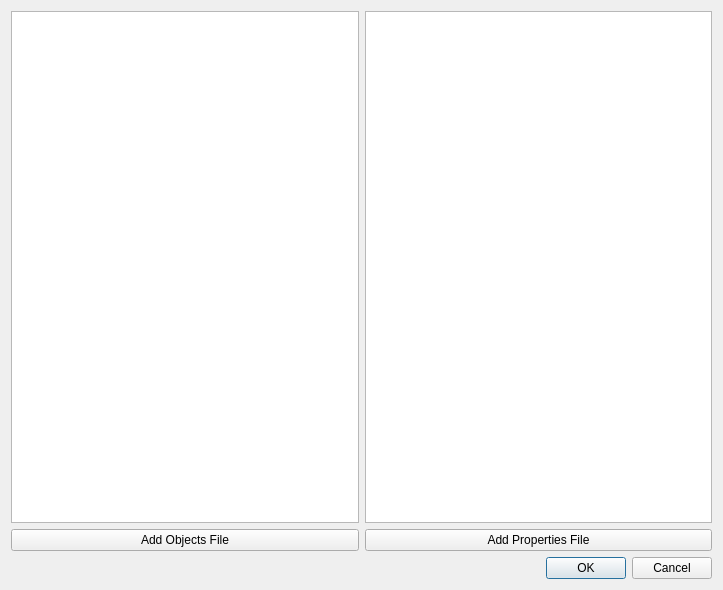
<?xml version="1.0" encoding="UTF-8"?>
<ui version="4.0">
 <class>Dialog</class>
 <widget class="QDialog" name="Dialog">
  <property name="geometry">
   <rect>
    <x>0</x>
    <y>0</y>
    <width>723</width>
    <height>590</height>
   </rect>
  </property>
  <property name="windowTitle">
   <string>Dialog</string>
  </property>
  <layout class="QVBoxLayout" name="verticalLayout_2">
   <item>
    <layout class="QHBoxLayout" name="horizontalLayout">
     <item>
      <layout class="QVBoxLayout" name="verticalLayout">
       <item>
        <widget class="QTableView" name="tableView_2"/>
       </item>
       <item>
        <widget class="QPushButton" name="pushButton">
         <property name="text">
          <string>Add Objects File</string>
         </property>
        </widget>
       </item>
      </layout>
     </item>
     <item>
      <layout class="QVBoxLayout" name="verticalLayout_3">
       <item>
        <widget class="QTableView" name="tableView"/>
       </item>
       <item>
        <widget class="QPushButton" name="pushButton_2">
         <property name="text">
          <string>Add Properties File</string>
         </property>
        </widget>
       </item>
      </layout>
     </item>
    </layout>
   </item>
   <item>
    <widget class="QDialogButtonBox" name="buttonBox">
     <property name="orientation">
      <enum>Qt::Horizontal</enum>
     </property>
     <property name="standardButtons">
      <set>QDialogButtonBox::Cancel|QDialogButtonBox::Ok</set>
     </property>
    </widget>
   </item>
  </layout>
 </widget>
 <resources/>
 <connections>
  <connection>
   <sender>buttonBox</sender>
   <signal>accepted()</signal>
   <receiver>Dialog</receiver>
   <slot>accept()</slot>
   <hints>
    <hint type="sourcelabel">
     <x>248</x>
     <y>254</y>
    </hint>
    <hint type="destinationlabel">
     <x>157</x>
     <y>274</y>
    </hint>
   </hints>
  </connection>
  <connection>
   <sender>buttonBox</sender>
   <signal>rejected()</signal>
   <receiver>Dialog</receiver>
   <slot>reject()</slot>
   <hints>
    <hint type="sourcelabel">
     <x>316</x>
     <y>260</y>
    </hint>
    <hint type="destinationlabel">
     <x>286</x>
     <y>274</y>
    </hint>
   </hints>
  </connection>
 </connections>
</ui>
